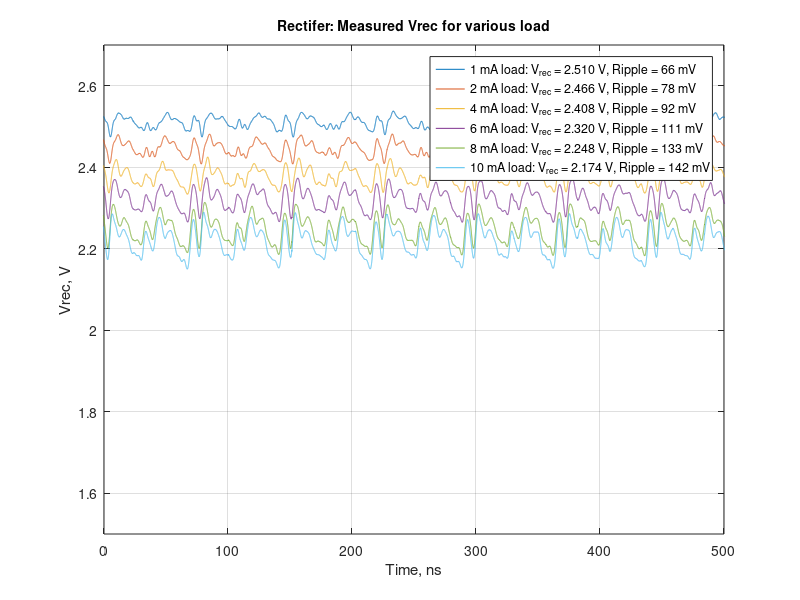

The MATLAB script that drew this image: (Note: this script raises an error after producing the figure.)
%% Comparision for 10 mA measured and simulated

clear all;
vrec0 = importdata('C1vrec_0ma00000.dat');
vrec1 = importdata('C1vrec_1ma00000.dat');
vrec2 = importdata('C1vrec_2ma00000.dat');
vrec4 = importdata('C1vrec_4ma00000.dat');
vrec6 = importdata('C1vrec_6ma00000.dat');
vrec8 = importdata('C1vrec_8ma00000.dat');
vrec10 = importdata('C1vrec_10ma00000.dat');

tm = vrec0(:,1)*10^9+250; % time in ns

%% ALL LOAD PLOTS
f2 = figure(2);
plot(tm, vrec1(:,2), tm, vrec2(:,2), tm, vrec4(:,2), tm, vrec6(:,2), tm, vrec8(:,2), tm, vrec10(:,2))
grid on;
ylim([1.5, 2.7]);
xlim([0, 500]);
xlabel('Time, ns');
ylabel('Vrec, V');

lrec1 = sprintf('1 mA load: V_{rec} = %.3f V, Ripple = %.0f mV', mean(vrec1(:,2)), peak2peak(vrec1(:,2))*1000);
lrec2 = sprintf('2 mA load: V_{rec} = %.3f V, Ripple = %.0f mV', mean(vrec2(:,2))+0.02, peak2peak(vrec2(:,2))*1000);
lrec4 = sprintf('4 mA load: V_{rec} = %.3f V, Ripple = %.0f mV', mean(vrec4(:,2))+0.03, peak2peak(vrec4(:,2))*1000);
lrec6 = sprintf('6 mA load: V_{rec} = %.3f V, Ripple = %.0f mV', mean(vrec6(:,2)), peak2peak(vrec6(:,2))*1000);
lrec8 = sprintf('8 mA load: V_{rec} = %.3f V, Ripple = %.0f mV', mean(vrec8(:,2)), peak2peak(vrec8(:,2))*1000);
lrec10 = sprintf('10 mA load: V_{rec} = %.3f V, Ripple = %.0f mV', mean(vrec10(:,2)-.045), peak2peak(vrec10(:,2))*1000);

legend(lrec1, lrec2, lrec4, lrec6, lrec8, lrec10, 'location', 'best');
title('Rectifer: Measured Vrec for various load', 'FontSize', 10);

%% 10 ma load VIN and Vout comparision
clear all;
vin2 = importdata('C4close_vin2_10ma00000.dat');
vin1 = importdata('M1close_vin1_10ma00000.dat');
vrec = importdata('C1close_vrec_10ma00000.dat');
vin = importdata('M2close_vin_10ma00000.dat');
time = vrec(:,1)*10^9+100+10.5; % time in ns

load('/uio/hume/student-u18/rikeshc/Rikesh/mast/papers/report/preliminary/data/pms_2/Vs_pex.mat');

%time_pex = (t_pex-t_pex(1))*10^9 - 54;
time_pex = (t_pex-t_pex(1))*10^9 - 75;

f1 = figure(1);
h1 = plot(time, vin1(:,2) ,'r', time, vin2(:,2) ,'b', time, vrec(:,2) ,'g'); 
hold on;
plot(time, vin(:,2), 'm'); 

%h2 = plot(time_pex, V1_pex, 'r--', time_pex, V2_pex, 'b--', time_pex, Vrec_pex ,'g--');
h2 = plot(time_pex, Vin1_pex, 'r--', time_pex, Vin2_pex, 'b--', time_pex, Vrec_pex ,'g--');
plot(time_pex,(Vin1_pex-Vin2_pex), 'm--'); 
%plot(Na, NaN,'b', time, NaN, 'b--');
hold off;
xlim([68, 159]);
%xlim([28, 115]);
ylim([-3.2, 3.2]);
lvreg_s = sprintf('Vrec: SIM, %.3f V', mean(Vrec_pex));
lvreg_m = sprintf('Vrec: MEAS, %.3f V', mean(vrec(:,2)));

xlabel('Time, ns');
ylabel('Voltage, V');
grid on;
title('Rectifier: Measured vs Simulated', 'FontSize', 10);
legend('Vin1: MEAS', 'Vin2: MEAS', lvreg_m, 'Vin: MEAS', 'Vin1: SIM', 'Vin2: SIM', lvreg_s, 'Vin: SIM' , 'location', 'best');


%% 1 ma load VIN and Vout comparision
clear all;
vin2 = importdata('C4close_vin2_1ma00000.dat');
vin1 = importdata('M1close_vin1_1ma00000.dat');
vrec = importdata('C1close_vrec_1ma00000.dat');
vin = importdata('M2close_vin_1ma00000.dat');
time = vrec(:,1)*10^9+100+7.8; % time in ns
load('pex_1ma.mat');

%time_pex = (t_pex-t_pex(1))*10^9 - 54;
time_pex = (t_pex-t_pex(1))*10^9+29.2;

f3 = figure(3);
h1 = plot(time, vin1(:,2) ,'r', time, vin2(:,2) ,'b', time, vrec(:,2) ,'g'); 
hold on;
plot(time, vin(:,2), 'm'); 

%h2 = plot(time_pex, V1_pex, 'r--', time_pex, V2_pex, 'b--', time_pex, Vrec_pex ,'g--');
h2 = plot(time_pex, Vin1_pex, 'r--', time_pex, Vin2_pex, 'b--', time_pex, Vrec_pex ,'g--');
plot(time_pex,(Vin1_pex-Vin2_pex), 'm--'); 
%plot(Na, NaN,'b', time, NaN, 'b--');
hold off;
xlim([68, 159]);
ylim([-3.1, 3.1]);
lvreg_s = sprintf('Vrec: SIM, %.3f V', mean(Vrec_pex));
lvreg_m = sprintf('Vrec: MEAS, %.3f V', mean(vrec(:,2)));

xlabel('Time, ns');
ylabel('Voltage, V');
grid on;
title('Rectifier: Measured vs Simulated', 'FontSize', 10);
legend('Vin1: MEAS', 'Vin2: MEAS', lvreg_m, 'Vin: MEAS', 'Vin1: SIM', 'Vin2: SIM', lvreg_s, 'Vin: SIM' , 'location', 'best');

%% save plot 10 ma load
set(f1,'Units','Inches');
pos = get(f1,'Position');
set(f1,'PaperPositionMode','Auto','PaperUnits','Inches','PaperSize',[pos(3), pos(4)]);
print(f1, 'rect_10ma.pdf', '-dpdf');
movefile('rect_10ma.pdf','../../../img/meas/rect_10ma.pdf');

%% save plot 1 ma load
set(f3,'Units','Inches');
pos = get(f3,'Position');
set(f3,'PaperPositionMode','Auto','PaperUnits','Inches','PaperSize',[pos(3), pos(4)]);
print(f3, 'rect_1ma.pdf', '-dpdf');
movefile('rect_1ma.pdf','../../../img/meas/rect_1ma.pdf');


%% save plot
set(f2,'Units','Inches');
pos = get(f2,'Position');
set(f2,'PaperPositionMode','Auto','PaperUnits','Inches','PaperSize',[pos(3), pos(4)]);
print(f2, 'rect_load_sweep.pdf', '-dpdf');
movefile('rect_load_sweep.pdf','../../../img/meas/rect_load_sweep.pdf');

